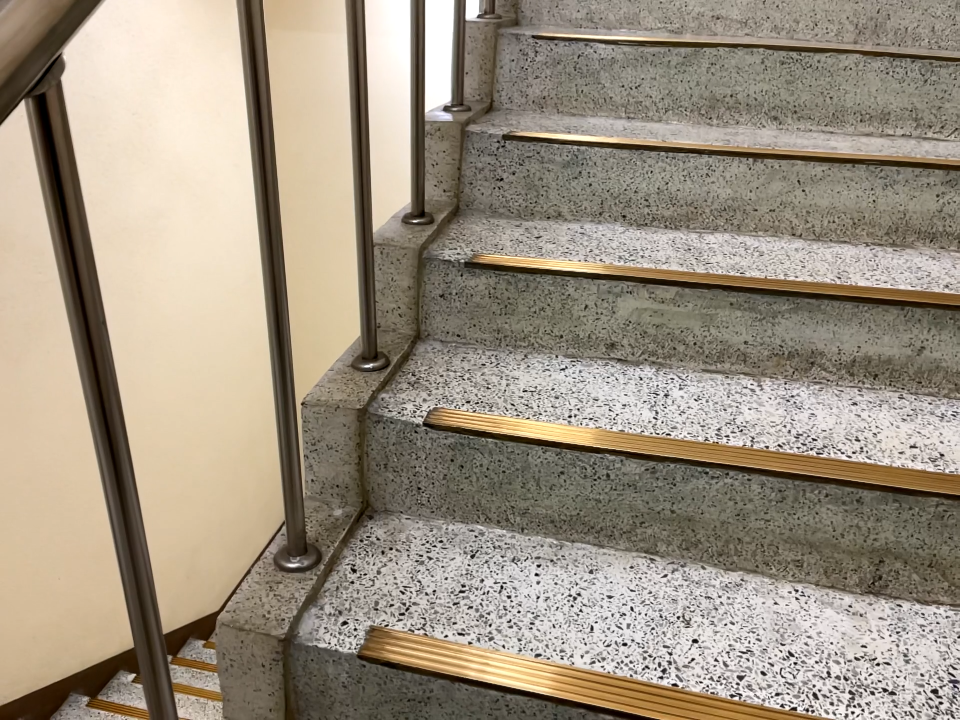
%> input picture plane_line_MH_compare/22_color.png, 1920 x 1440 px (shown at 1/2 size)
$ octave usingPlanenormal.m   (GNU Octave 9; MATLAB toolbox functions it lacks are replaced by stand-ins)
%> lines starting %> are read from the running program, lines starting %| are printed output that depends on the picture; in (x1, y1, x2, y2) boxes, pixels count from 0 and x2, y2 are one past the last pixel; in counts of white or black regions, pixels touching at a corner belong together; the program's own positions count from 1
### plane_line_MH_compare/estimateSurfaceNormalGradient_iphone.m
function [surfaceNormalVector, surfacePixelPoint] = estimateSurfaceNormalGradient_astra(depthCur, K)

% assign current image pyramid

cellsize = 1;
minDepth = 0.01;
maxDepth = 1.5;


%% depth image smoothing

% remove extreme depth values
rawDepthCur = depthCur;
rawDepthCur(rawDepthCur < minDepth | rawDepthCur > maxDepth) = -1000;
rawDepthCur(rawDepthCur == -1000) = 0;

% [7 lines of commented-out code are left out]
depthMapFiltered = rawDepthCur;


%% normal vectors and pixel points of each cell

% assign current camera parameters
depthMap = depthMapFiltered;
imageHeight = size(depthMap, 1);
imageWidth = size(depthMap, 2);


% recover 3D coordinates
vertexMap = zeros(imageHeight, imageWidth, 3);
[u, v] = meshgrid(((1:imageWidth)-1), ((1:imageHeight)-1));  % for zero-based index like librealsense
vertexMap(:,:,1) = (u-K(1,3)).*depthMap/K(1,1);
vertexMap(:,:,2) = (v-K(2,3)).*depthMap/K(2,2);
vertexMap(:,:,3) = depthMap;


% tangential vectors of each point
tangeMask = zeros(imageHeight, imageWidth, 1);
uTangeMap = zeros(imageHeight, imageWidth, 3);
vTangeMap = zeros(imageHeight, imageWidth, 3);
for v = 2:(imageHeight-1)
    for u = 2:(imageWidth-1)

        % x and y index
        uNext = u+1;
        uPrev = u-1;
        vNext = v+1;
        vPrev = v-1;

        % test surrounding depth values
        testCenter = vertexMap(v,u,3);
        testLeft = vertexMap(v,uPrev,3);
        testRight = vertexMap(v,uNext,3);
        testUp = vertexMap(vPrev,u,3);
        testDown = vertexMap(vNext,u,3);
        testValues = [testCenter; testLeft; testRight; testUp; testDown];

        validIdx = (testValues >= minDepth) & (testValues <= maxDepth);
        if (sum(validIdx) == 5)
            tangeMask(v,u) = 1;

            % tangential vectors
            uTangeMap(v,u,:) = vertexMap(v,uNext,:) - vertexMap(v,uPrev,:);
            vTangeMap(v,u,:) = vertexMap(vNext,u,:) - vertexMap(vPrev,u,:);
        end
    end
end


% integral images of tangential vectors
uTangeIntegral = zeros(size(uTangeMap));
vTangeIntegral = zeros(size(vTangeMap));
for k = 1:3
    uTangeTemp = integralImage(uTangeMap(:,:,k));
    uTangeIntegral(:,:,k) = uTangeTemp(2:end,2:end);

    vTangeTemp = integralImage(vTangeMap(:,:,k));
    vTangeIntegral(:,:,k) = vTangeTemp(2:end,2:end);
end
tangeMaskIntegralTemp = integralImage(tangeMask);
tangeMaskIntegral = tangeMaskIntegralTemp(2:end,2:end);


% surface normal vectors with cross product
surfaceNormalVector = zeros(3, imageHeight*imageWidth);
surfacePixelPoint = zeros(2, imageHeight*imageWidth);
cellCount = 0;
for v = (cellsize+1):imageHeight
    for u = (cellsize+1):imageWidth

        if (tangeMask(v,u) == 1)

            % average tangential vectors
            numPts = tangeMaskIntegral(v,u) - tangeMaskIntegral(v-cellsize,u) - tangeMaskIntegral(v,u-cellsize) + tangeMaskIntegral(v-cellsize,u-cellsize);
            uVector = [uTangeIntegral(v,u,1) - uTangeIntegral(v-cellsize,u,1) - uTangeIntegral(v,u-cellsize,1) + uTangeIntegral(v-cellsize,u-cellsize,1);
                uTangeIntegral(v,u,2) - uTangeIntegral(v-cellsize,u,2) - uTangeIntegral(v,u-cellsize,2) + uTangeIntegral(v-cellsize,u-cellsize,2);
                uTangeIntegral(v,u,3) - uTangeIntegral(v-cellsize,u,3) - uTangeIntegral(v,u-cellsize,3) + uTangeIntegral(v-cellsize,u-cellsize,3)] ./ numPts;
            vVector = [vTangeIntegral(v,u,1) - vTangeIntegral(v-cellsize,u,1) - vTangeIntegral(v,u-cellsize,1) + vTangeIntegral(v-cellsize,u-cellsize,1);
                vTangeIntegral(v,u,2) - vTangeIntegral(v-cellsize,u,2) - vTangeIntegral(v,u-cellsize,2) + vTangeIntegral(v-cellsize,u-cellsize,2);
                vTangeIntegral(v,u,3) - vTangeIntegral(v-cellsize,u,3) - vTangeIntegral(v,u-cellsize,3) + vTangeIntegral(v-cellsize,u-cellsize,3)] ./ numPts;

            % local surface normal vector
            cellCount = cellCount + 1;

            normalVector = zeros(3,1);
            normalVector(1) = vVector(2) * uVector(3) - vVector(3) * uVector(2);
            normalVector(2) = vVector(3) * uVector(1) - vVector(1) * uVector(3);
            normalVector(3) = vVector(1) * uVector(2) - vVector(2) * uVector(1);
            surfaceNormalVector(:, cellCount) = normalVector;
            surfacePixelPoint(:, cellCount) = [u; v];
        end
    end
end
surfaceNormalVector(:, (cellCount+1):end) = [];
surfacePixelPoint(:, (cellCount+1):end) = [];


% normalize surface normal vectors
numNormalVector = size(surfaceNormalVector, 2);
for k = 1:numNormalVector
    surfaceNormalVector(:,k) = surfaceNormalVector(:,k) / norm(surfaceNormalVector(:,k));
end


end


% [46 lines of commented-out code are left out]

### plane_line_MH_compare/estimatePlaneNormalRANSAC_iphone.m
function [planeNormalVector, planePixelPoint] = estimatePlaneNormalRANSAC_iphone(imageCur, depthCur, cam)

% assign current image pyramid

K = cam;
Kinv = inv(K);
minDepth = 0.01;
maxDepth = 1.5;
planeInlierThreshold = 0.02;
%% plane normal vector with RANSAC

% assign current camera parameters
imageHeight = size(depthCur, 1);
imageWidth = size(depthCur, 2);


% pixel and depth value
pixelPtsRef = zeros(3, imageHeight*imageWidth);
depthPtsRef = zeros(3, imageHeight*imageWidth);
pixelCnt = 0;
for v = 1:imageHeight
    for u = 1:imageWidth
        if ( (depthCur(v,u) >= minDepth) && (depthCur(v,u) <= maxDepth) )
            pixelCnt = pixelCnt + 1;

            pixelPtsRef(:,pixelCnt) = [u; v; 1]; %3d point가 normalized 평면에서 표현된 픽셀 넘버
            depthPtsRef(:,pixelCnt) = depthCur(v,u) * ones(3,1); %그 픽셀에 해당하는 깊이 값
        end
    end
end
pixelPtsRef(:,(pixelCnt+1):end) = [];
depthPtsRef(:,(pixelCnt+1):end) = [];


% 3D point cloud
normPtsRef = Kinv * pixelPtsRef;
pointCloudRef = normPtsRef .* depthPtsRef;


% do plane RANSAC
[planeIdx, ~, planeModel] = detectPlaneRANSAC(pointCloudRef, planeInlierThreshold);
planePixelPoint = pixelPtsRef(:,planeIdx);
planeNormalVector = planeModel(1:3) / norm(planeModel(1:3));
planeNormalVector = planeNormalVector.';


end

### SFworld_core/detectPlaneRANSAC.m
function [maxMatchingIdx, maxMatchingNum, maxPlaneModel] = detectPlaneRANSAC(pointCloudRef, distance)
% Project:   Patch-based Illumination invariant Visual Odometry (PIVO)
% Function: detectPlaneRANSAC
%
% Description:
%   determine the input's 3D points (pointCloudRef) are on the same plane or not
%
% Example:
%   OUTPUT :
%   maxMatchingIdx: the index of 3D points on the same plane at maximum satisfaction.
%   maxMatchingNum: the number of 3D points on the same plane at maximum satisfaction.
%   maxPlaneModel: the plane model (a,b,c,d) at maximum satisfaction.
%
%   INPUT :
%   pointCloudRef: 3D feature points expressed in camera frame [m] - [x;y;z] in a single patch
%   distance: threshold distance between point and the plane [m]
%
% NOTE:
%
% Author: Pyojin Kim
% Email: pjinkim1215@gmail.com
% Website:
%
%%%%%%%%%%%%%%%%%%%%%%%%%%%%%%%%%%%%%%%%%%%%%%%%
% log:
% 2017-07-22 : Complete
%%%%%%%%%%%%%%%%%%%%%%%%%%%%%%%%%%%%%%%%%%%%%%%%
%


% initialize RANSAC model parameters
totalPointNum = size(pointCloudRef, 2);
samplePointNum = 3;
ransacMaxIterNum = 1000;
ransacIterNum = 50;
ransacIterCnt = 0;

maxMatchingNum = 0;
maxMatchingIdx = [];


% do RANSAC with plane model
while (true)

    % sample 3 feature points
    [sampleIdx] = randsample(totalPointNum, samplePointNum);
    pointsSample = pointCloudRef(:,sampleIdx);
    P1 = pointsSample(:,1).';
    P2 = pointsSample(:,2).';
    P3 = pointsSample(:,3).';


    % estimate plane model parameters with 3 feature points
    normPlaneModel = estimatePlaneModel(P1, P2, P3);


    % check number of inliers
    [matchingNum, goodMatchingIdx] = inThresforPlane(pointCloudRef, normPlaneModel, distance);


    % save the large consensus set
    if (matchingNum > maxMatchingNum)
        maxMatchingNum = matchingNum;
        maxMatchingIdx = goodMatchingIdx;
        maxPlaneModel = normPlaneModel;

        % calculate the number of iterations (http://en.wikipedia.org/wiki/RANSAC)
        matchingRatio = matchingNum / totalPointNum;
        ransacIterNum = ceil(log(0.01)/log(1-(matchingRatio)^samplePointNum));
    end

    ransacIterCnt = ransacIterCnt + 1;
    if (ransacIterCnt >= ransacIterNum || ransacIterCnt >= ransacMaxIterNum)
        break;
    end
end


end

### plane_line_MH_compare/usingPlanenormal.m
clc;
clear all;
close all;

addpath('./..');

fx = 1511.551;
fy = 1511.551;
cx = 950.34;
cy = 729.3591;
cam = [fx,  0, cx; 0, fy, cy; 0,  0,  1];
Kinv = inv(cam);
imageCurforLine=imread("22_color.png");
%> imageCurforLine is the input picture: size 1440x1920x3 uint8; mean R, G, B 158.4, 146.8, 130
depthCur=imread("22.png");
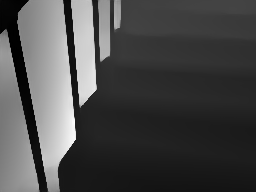
%> input picture plane_line_MH_compare/22.png, 256 x 192 px
%> depthCur is the input picture: size 192x256 uint16; min 500, max 5043, mean 1818.7
imageCur = imresize(imageCurforLine, [size(depthCur)]);
depthCur = double(depthCur)/1000;
%> depthCur: size 192x256 double
% plane and surface normal vector
[sNV, sPP] = estimateSurfaceNormalGradient_iphone(depthCur, cam);
%> in estimateSurfaceNormalGradient_astra, `rawDepthCur(rawDepthCur == -1000) = 0;`:
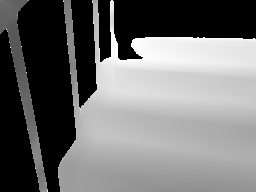
%> rawDepthCur: size 192x256 double; min 0, max 1.5, mean 0.663; drawn with min black and max white
%> in estimateSurfaceNormalGradient_astra, `vertexMap(:,:,3) = depthMap;`:
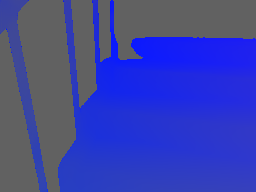
%> vertexMap: size 192x256x3 double; mean R, G, B -0.347, -0.272, 0.663; drawn with min black and max white
%> after the loop in estimateSurfaceNormalGradient_astra, `for v = 2:(imageHeight-1)`:
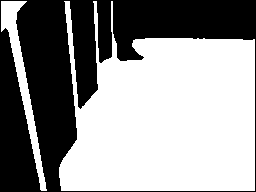
%> tangeMask: size 192x256 double; values 0 (black) and 1 (white), 57.7% white; 1 black region, box (x1, y1, x2, y2) and area: (0, 0, 256, 192) 20778
%> after the loop in estimateSurfaceNormalGradient_astra, `for k = 1:3`:
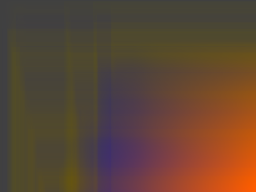
%> uTangeIntegral: size 192x256x3 double; mean R, G, B 8.1, 1.5, -3.1; drawn with min black and max white
%> after the loop in estimateSurfaceNormalGradient_astra, `for k = 1:3`:
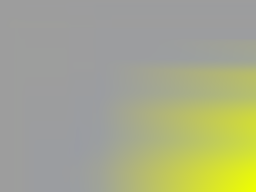
%> vTangeIntegral: size 192x256x3 double; mean R, G, B 11.6, 15.6, -22.3; drawn with min black and max white
%> in estimateSurfaceNormalGradient_astra, `tangeMaskIntegralTemp = integralImage(tangeMask);`:
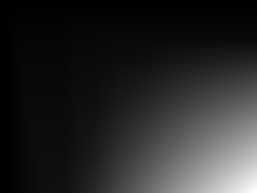
%> tangeMaskIntegralTemp: size 193x257 double; min 0, max 28374, mean 4476.4; drawn with min black and max white
%> after the loop in estimateSurfaceNormalGradient_astra, `for v = (cellsize+1):imageHeight`: cellCount = 28374; normalVector = [3.47e-06; 6.91e-06; 2.73e-06]; numPts = 1; uVector = [-0.00023; -0.00107; 0.003]; vVector = [-0.00276; -0.000985; 0.006]
%> in estimateSurfaceNormalGradient_astra, `numNormalVector = size(surfaceNormalVector, 2);`: numNormalVector = 28374
[planeNormalVector, planePixelPoint] = estimatePlaneNormalRANSAC_iphone(imageCur, depthCur, cam);
%> after the loop in estimatePlaneNormalRANSAC_iphone, `for v = 1:imageHeight`: pixelCnt = 29925
%> the loop in detectPlaneRANSAC, `while (true)` made 1 pass
%> (sampleIdx, P1, P2, P3) on pass 1: ([25270 22683 12587], [-0.519 -0.347 0.939], [-0.523 -0.392 1.03], [-0.582 -0.417 1.01])
%> the run ends on the next line
